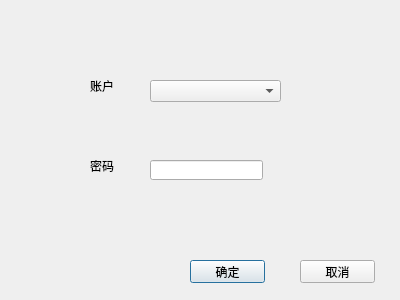
<?xml version="1.0" encoding="UTF-8"?>
<ui version="4.0">
 <class>ChangeAccountDidalog</class>
 <widget class="QDialog" name="ChangeAccountDidalog">
  <property name="geometry">
   <rect>
    <x>0</x>
    <y>0</y>
    <width>400</width>
    <height>300</height>
   </rect>
  </property>
  <property name="windowTitle">
   <string>Dialog</string>
  </property>
  <widget class="QLabel" name="label">
   <property name="geometry">
    <rect>
     <x>90</x>
     <y>80</y>
     <width>54</width>
     <height>12</height>
    </rect>
   </property>
   <property name="text">
    <string>账户</string>
   </property>
  </widget>
  <widget class="QComboBox" name="comboBox">
   <property name="geometry">
    <rect>
     <x>150</x>
     <y>80</y>
     <width>131</width>
     <height>22</height>
    </rect>
   </property>
  </widget>
  <widget class="QLabel" name="label_2">
   <property name="geometry">
    <rect>
     <x>90</x>
     <y>160</y>
     <width>54</width>
     <height>12</height>
    </rect>
   </property>
   <property name="text">
    <string>密码</string>
   </property>
  </widget>
  <widget class="QLineEdit" name="lineEdit">
   <property name="geometry">
    <rect>
     <x>150</x>
     <y>160</y>
     <width>113</width>
     <height>20</height>
    </rect>
   </property>
  </widget>
  <widget class="QLabel" name="message">
   <property name="geometry">
    <rect>
     <x>30</x>
     <y>270</y>
     <width>54</width>
     <height>12</height>
    </rect>
   </property>
   <property name="text">
    <string/>
   </property>
  </widget>
  <widget class="QPushButton" name="okPushButton">
   <property name="geometry">
    <rect>
     <x>190</x>
     <y>260</y>
     <width>75</width>
     <height>23</height>
    </rect>
   </property>
   <property name="text">
    <string>确定</string>
   </property>
  </widget>
  <widget class="QPushButton" name="cancelPushButton">
   <property name="geometry">
    <rect>
     <x>300</x>
     <y>260</y>
     <width>75</width>
     <height>23</height>
    </rect>
   </property>
   <property name="text">
    <string>取消</string>
   </property>
  </widget>
 </widget>
 <resources/>
 <connections/>
</ui>
